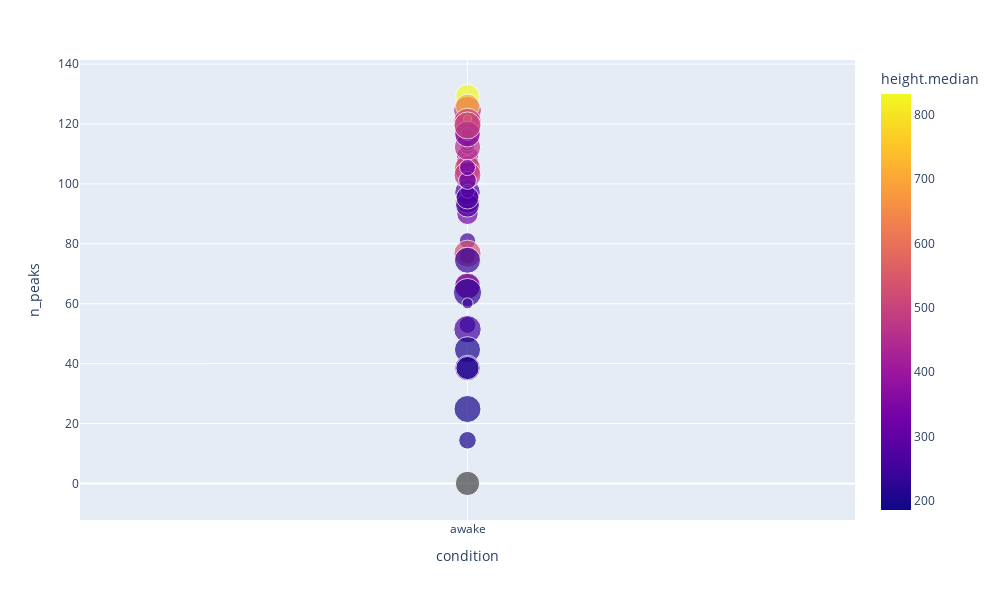

Notebook code cell kept with this figure:
### Code cell
import plotly.express as px

x_axis = "condition"
y_axis = "n_peaks"
marker_color = "height.median"
marker_size = 'decay_no_isol'

fig = px.scatter(df_estimators[df_estimators.neuronID<50], x=x_axis, y=y_axis, color=marker_color,
                 size=marker_size,width=1000, height=600)
#fig.write_image("n_peaks_scatter_interactive.eps")
#fig.write_image("n_peaks_scatter_interactive.png")
fig.show()

### Figure 1 — Plotly figure (JSON) as saved in the notebook; plotly's stock layout.template omitted (floating-point values rounded to 4 significant figures)
{"data": [{"hovertemplate": "condition=%{x}<br>n_peaks=%{y}<br>decay_no_isol=%{marker.size}<br>height.median=%{marker.color}<extra></extra>", "legendgroup": "", "marker": {"color": [528.0, 390.8, 404.2, 351.5, 339.3, 252.3, 213.0, 345.2, 471.7, 319.3, 832.6, 211.7, 483.6, 459.3, 412.6, 249.7, 423.8, 478.4, 550.4, 248.3, 351.1, 536.1, 455.7, 713.7, 321.9, 457.0, 521.7, 653.9, 185.3, 399.5, 273.0, 265.4, 468.1, 259.7, 311.7, 200.6, 383.5, null, 266.8, 202.3, 302.5, 357.1, 500.7, 229.6, 198.7, 245.1, 235.6, 314.5, 278.0, 193.0], "coloraxis": "coloraxis", "size": [0.9789, 0.9827, 1.161, 1.093, 0.9211, 0.5326, 0.5738, 0.2152, 0.6349, 1.238, 1.143, 1.272, 0.9008, 0.5235, 0.5339, 0.356, 0.4448, 1.28, 1.422, 0.5483, 0.4118, 1.495, 1.566, 1.169, 0.1824, 1.393, 1.574, 0.1315, 0.01211, 1.385, 1.314, 1.142, 1.461, 1.516, 0.3959, 0.6238, 0.3553, 1.189, 1.034, 1.375, 0.6357, 1.339, 1.467, 1.609, 1.475, 0.2423, 1.373, 0.519, 1.319, 1.078], "sizemode": "area", "sizeref": 0.004023, "symbol": "circle"}, "mode": "markers", "name": "", "orientation": "v", "showlegend": false, "type": "scatter", "x": ["awake", "awake", "awake", "awake", "awake", "awake", "awake", "awake", "awake", "awake", "awake", "awake", "awake", "awake", "awake", "awake", "awake", "awake", "awake", "awake", "awake", "awake", "awake", "awake", "awake", "awake", "awake", "awake", "awake", "awake", "awake", "awake", "awake", "awake", "awake", "awake", "awake", "awake", "awake", "awake", "awake", "awake", "awake", "awake", "awake", "awake", "awake", "awake", "awake", "awake"], "xaxis": "x", "y": [120.2, 109.1, 121.7, 106.6, 90, 81, 52.92, 112.0, 118.8, 94.32, 129.2, 65.88, 117, 115.6, 114.8, 103.0, 112.3, 117, 105.1, 75.96, 113.4, 76.68, 124.6, 126, 113.4, 112.3, 120.6, 121.7, 34.92, 65.88, 97.2, 92.88, 103.0, 51.48, 97.56, 14.4, 116.6, 0, 95.4, 44.64, 101.2, 116.6, 119.5, 63.72, 24.84, 60.12, 74.52, 105.5, 38.52, 38.52], "yaxis": "y"}], "layout": {"coloraxis": {"colorbar": {"title": {"text": "height.median"}}, "colorscale": [[0, "#0d0887"], [0.1111, "#46039f"], [0.2222, "#7201a8"], [0.3333, "#9c179e"], [0.4444, "#bd3786"], [0.5556, "#d8576b"], [0.6667, "#ed7953"], [0.7778, "#fb9f3a"], [0.8889, "#fdca26"], [1, "#f0f921"]]}, "height": 600, "legend": {"itemsizing": "constant", "tracegroupgap": 0}, "margin": {"t": 60}, "width": 1000, "xaxis": {"anchor": "y", "domain": [0, 1], "title": {"text": "condition"}}, "yaxis": {"anchor": "x", "domain": [0, 1], "title": {"text": "n_peaks"}}}}
